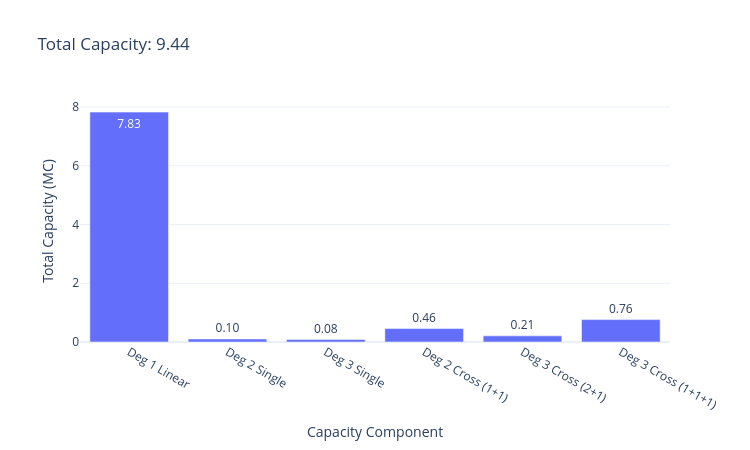

The notebook cell saved with this chart:
### Code cell
categories = [
    "Deg 1 Linear",
    "Deg 2 Single",
    "Deg 3 Single",
    "Deg 2 Cross (1+1)",
    "Deg 3 Cross (2+1)",
    "Deg 3 Cross (1+1+1)",
]

fig_bar = go.Figure(
    data=go.Bar(
        x=categories,
        y=rng_trials_results_avg,
        text=[f"{v:.2f}" for v in rng_trials_results_avg],
        textposition="auto",
    )
)

fig_bar.update_layout(
    title=f"Total Capacity: {sum(rng_trials_results_avg):.2f}",
    xaxis_title="Capacity Component",
    yaxis_title="Total Capacity (MC)",
    template="plotly_white",
    width=750,
    height=450,
)

fig_bar.show()

### Figure 1 — Plotly figure (JSON) as saved in the notebook; plotly's stock layout.template omitted (floating-point values rounded to 4 significant figures)
{"data": [{"text": ["7.83", "0.10", "0.08", "0.46", "0.21", "0.76"], "textposition": "auto", "type": "bar", "x": ["Deg 1 Linear", "Deg 2 Single", "Deg 3 Single", "Deg 2 Cross (1+1)", "Deg 3 Cross (2+1)", "Deg 3 Cross (1+1+1)"], "y": [7.827, 0.1026, 0.08387, 0.4587, 0.2087, 0.7627]}], "layout": {"height": 450, "title": {"text": "Total Capacity: 9.44"}, "width": 750, "xaxis": {"title": {"text": "Capacity Component"}}, "yaxis": {"title": {"text": "Total Capacity (MC)"}}}}
